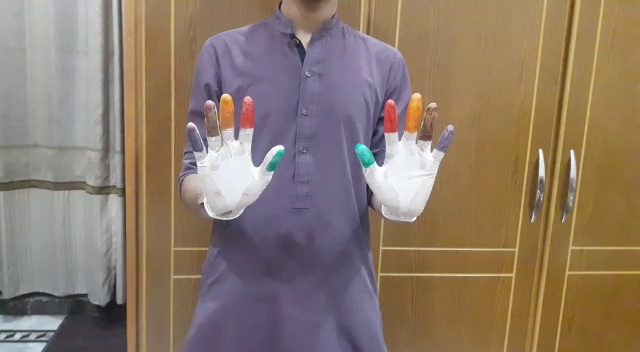
#> input picture 3.jpg, 640 x 352 px
$ python 2.py
#> lines starting #> are read from the running program, lines starting #| are printed output that depends on the picture
import cv2
import numpy as np

means = 10
n = 1

image = cv2.imread("3.jpg", 1)
#> image is the input picture: shape (352, 640, 3); mean B, G, R 106.1, 121.8, 139.4
height, width, channels = image.shape
#> height = 352; width = 640; channels = 3
samples = np.zeros([height * width, 3], dtype=np.float32)
count = 0

for x in range(height):
    for y in range(width):
        samples[count] = image[x][y]  # BGR color
        count += 1
#> after the loop, count = 225280

compactness, labels, centers = cv2.kmeans(samples, means, None, (cv2.TERM_CRITERIA_EPS + cv2.TERM_CRITERIA_MAX_ITER, 10000, 0.0001), n, cv2.KMEANS_RANDOM_CENTERS)
#> compactness = 83056222.7; centers = [[190.1, 190.4, 190.4], [235.5, 231.7, 230.3], [59.44, 104.1, 136], [157.5, 165.7, 169.7], [89.42, 131.2, 162.4], [168.3, 178.1, 69.79], [105.4, 83.6, 91.6], [63.21, 60.45, 66.1], [131.2, 105.6, 113.2], [146.4, 138.1, 140.4]]
centers = np.uint8(centers)
#> centers = [[190, 190, 190], [235, 231, 230], [59, 104, 136], [157, 165, 169], [89, 131, 162], [168, 178, 69], [105, 83, 91], [63, 60, 66], [131, 105, 113], [146, 138, 140]]
res = centers[labels.flatten()]
image2 = res.reshape(image.shape)
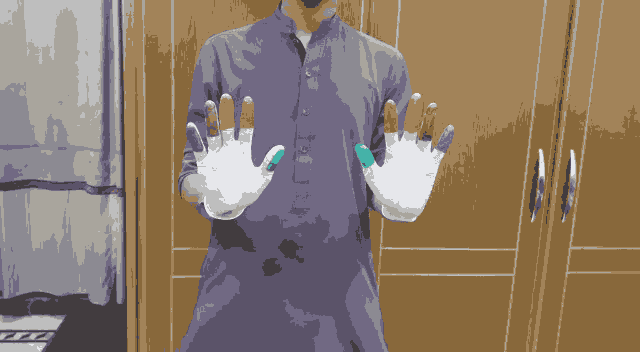
#> image2: shape (352, 640, 3); mean B, G, R 105.7, 121.4, 139.1

cv2.imshow("KMEANS", image2)
cv2.imwrite("10-kmeans.jpg", image2)
cv2.waitKey(0)
cv2.destroyAllWindows()
